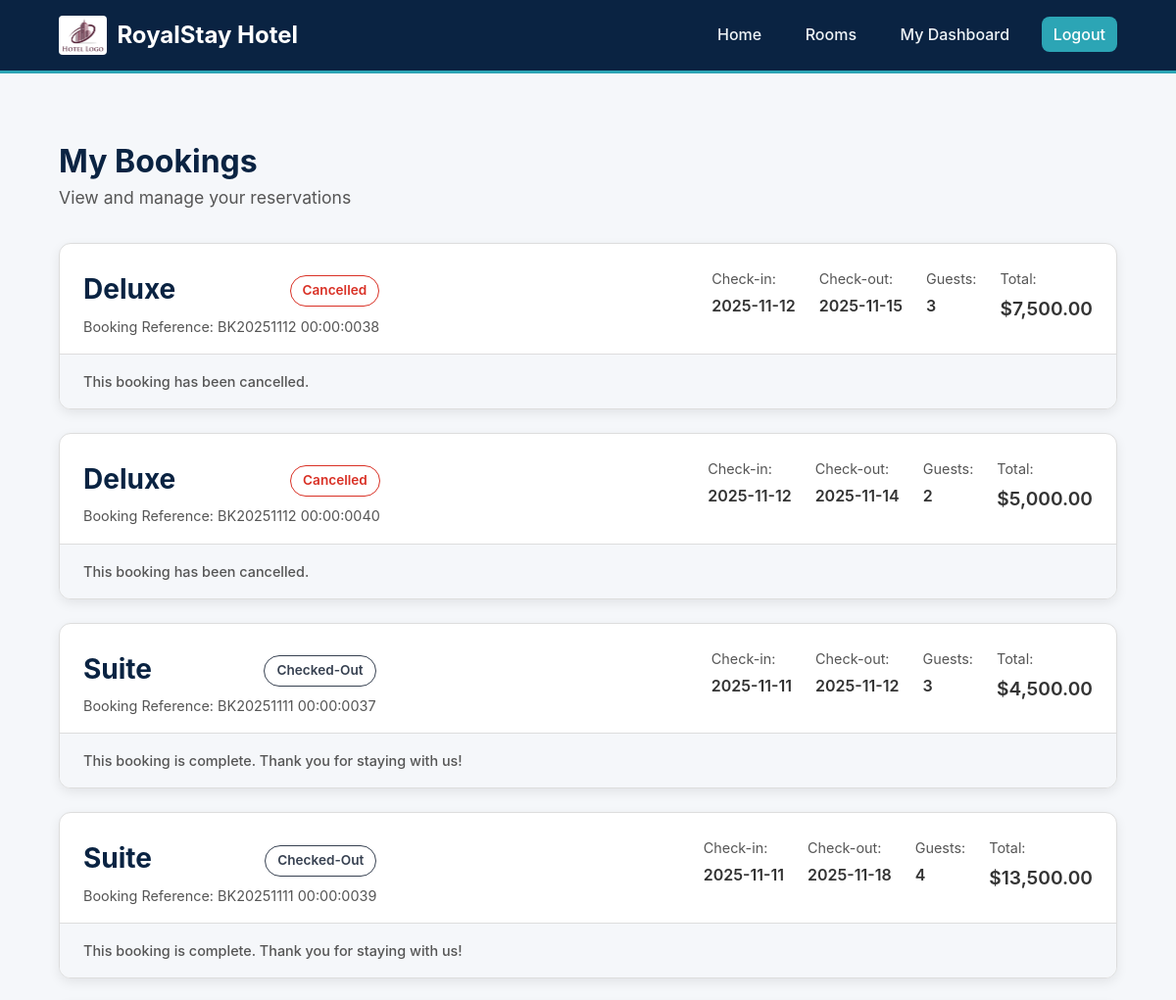
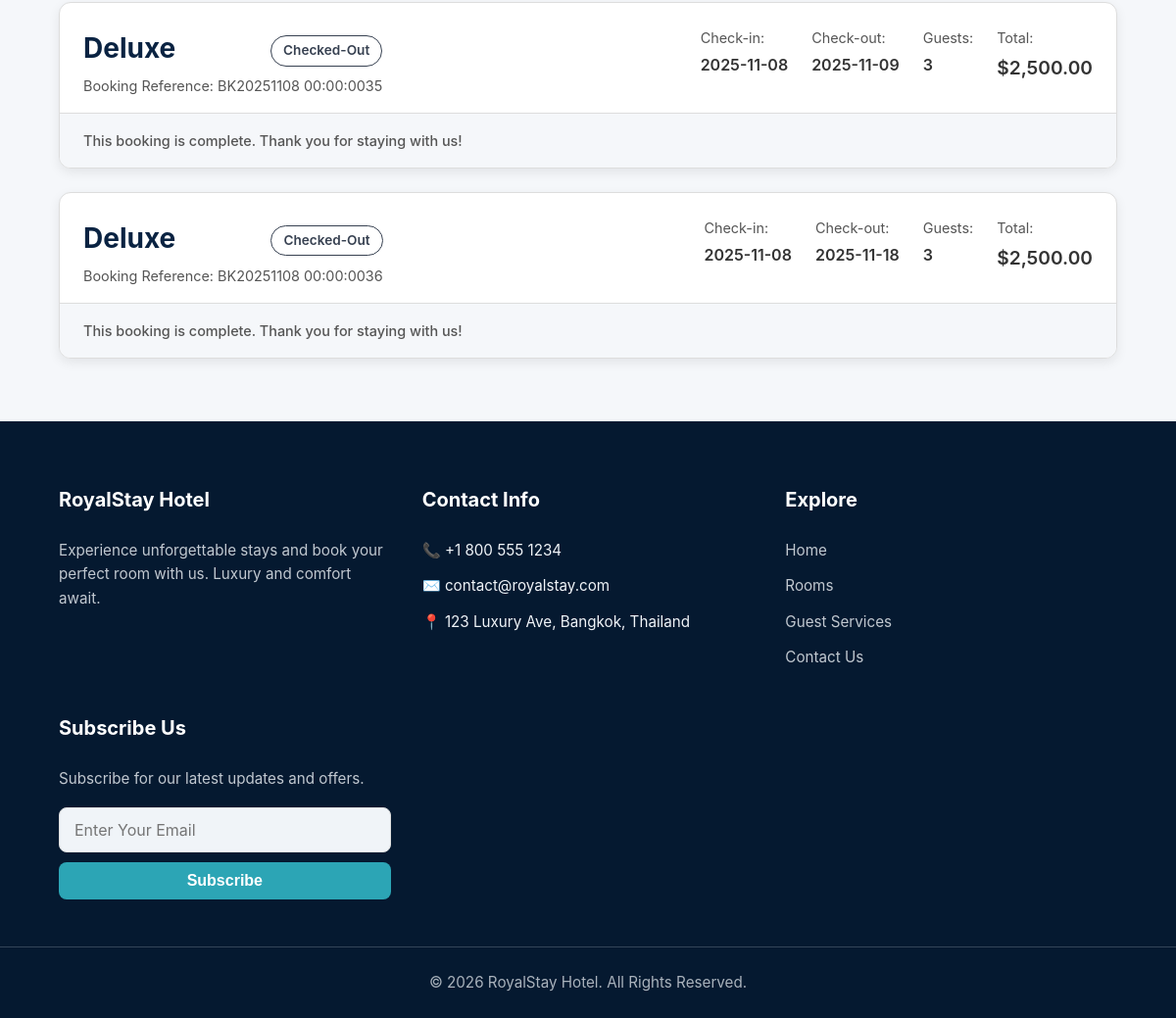
/dashboard.php (signed in), run on the app's committed database (2 pictures, top to bottom).
### tables this page shows
CREATE TABLE `reservations` (
  `res_id` int(11) NOT NULL,
  `guest_id` int(11) NOT NULL,
  `room_no` varchar(10) DEFAULT NULL,
  `checkin_date` datetime NOT NULL,
  `checkout_date` datetime NOT NULL,
  `num_adults` tinyint(4) NOT NULL,
  `num_children` tinyint(4) NOT NULL DEFAULT '0',
  `booking_date` datetime NOT NULL,
  `type_id` int(11) NOT NULL,
  `total_nights` smallint(6) NOT NULL,
  `total_cost` decimal(10,2) NOT NULL,
  `status` enum('Pending','Confirmed','Checked-In','Checked-Out','Cancelled') NOT NULL
);

CREATE TABLE `roomtypes` (
  `type_id` int(11) NOT NULL,
  `type_name` varchar(50) NOT NULL,
  `description` varchar(255) DEFAULT NULL,
  `base_price` decimal(10,2) NOT NULL,
  `capacity` tinyint(4) NOT NULL,
  `amenities` text
);

### dashboard.php (the view, shortened to what this page needs)
<?php
    require_once('connect.php');
    $guest_id = $_SESSION['guest_id'];
    $bookings = [];
    $query = "
        SELECT
            r.res_id, r.checkin_date, r.checkout_date, r.total_nights,
            r.total_cost, r.status, r.num_adults, r.num_children,
            rt.type_name
        FROM reservations r
        JOIN RoomTypes rt ON r.type_id = rt.type_id
        WHERE r.guest_id = ?
        ORDER BY r.checkin_date DESC
    ";
    $stmt = $conn->prepare($query);
    $stmt->bind_param("i", $guest_id);
    $stmt->execute();
    $result = $stmt->get_result();
    if ($result) {
        while ($row = $result->fetch_assoc()) {
            $bookings[] = $row;
        }
    } else {
        $error_message = "An error occurred while fetching your bookings.";
    }
?>
<!DOCTYPE html>
<html lang="en">
<head>
    <link rel="stylesheet" href="index.css">
</head>
<body>
    <?php include "navbar.php"; ?>
    <main class="main-content room-section">
        <div class="container">
            <h1 class="section-heading">My Bookings</h1>
            <p style="margin-top: -1.5rem; margin-bottom: 2rem; font-size: 1.1rem; color: #555;">View and manage your reservations</p>
            <div class="booking-list">
                <?php if (empty($bookings)): ?>
                    <div class="card no-results-message">
                        <h3>You have no bookings.</h3>
                        <p>Why not find your perfect room?</p>
                        <a href="index.php" class="btn-primary" style="margin-top: 1rem;">Find a Room</a>
                    </div>
                <?php else: ?>
                    <?php foreach ($bookings as $booking):
                        $booking_ref = "BK" . str_replace('-', '', $booking['checkin_date']) . $booking['res_id'];
                        $total_guests = $booking['num_adults'] + $booking['num_children'];
                    ?>
                        <div class="booking-item-card" style = "flex-direction: column;">
                            <div >
                                <div style = "display:flex; justify-content: space-between;">
                                    <div class="booking-item-header">
                                        <div>
                                            <div style = "display: flex; align-items: center; justify-content: space-between;">
                                                <div>
                                                    <h3><?php echo htmlspecialchars($booking['type_name']); ?></h3>
                                                </div>
                                                <div>
                                                    <?php if($booking['status']): ?>
                                                        <?php
                                                            $status_text = htmlspecialchars($booking['status']);
                                                            $status_class = 'status-default';
                                                            switch (strtolower($status_text)) {
                                                                case 'cancelled':
                                                                    $status_class = 'status-cancelled';
                                                                    break;
                                                                case 'checked-out':
                                                                    $status_class = 'status-checked-out';
                                                                    break;
                                                            }
                                                        ?>
                                                            <span class="status-badge <?php echo $status_class; ?>">
                                                                <?php echo $status_text; ?>
                                                            </span>
                                                    <?php endif; ?>
                                                </div>
                                            </div>
                                            <p class="booking-reference">Booking Reference: <?php echo htmlspecialchars($booking_ref); ?></p>
                                        </div>
                                    </div>
                                    <div class="booking-item-body">
                                        <ul class="booking-details-list">
                                            <li>
                                                <span>Check-in:</span>
                                                <strong><?php echo date('Y-m-d', strtotime($booking['checkin_date'])); ?></strong>
                                            </li>
                                            <li>
                                                <span>Check-out:</span>
                                                <strong><?php echo date('Y-m-d', strtotime($booking['checkout_date'])); ?></strong>
                                            </li>
                                            <li>
                                                <span>Guests:</span>
                                                <strong><?php echo $total_guests; ?></strong>
                                            </li>
                                            <li>
                                                <span>Total:</span>
                                                <strong class="booking-price">$<?php echo htmlspecialchars(number_format($booking['total_cost'], 2)); ?></strong>
                                            </li>
                                        </ul>
                                </div>
                                </div>
                            </div>
                            <div >
                                <div class="booking-item-footer">
                                    <?php
                                        $can_cancel = false;
                                    ?>
                                    <?php if ($can_cancel): ?>
                                        <a href="cancel_booking.php?res_id=<?php echo $booking['res_id']; ?>"
                                            class="btn-cancel-booking"
                                            onclick="return confirm('Are you sure you want to cancel this booking?');">
                                            Cancel Booking
                                        </a>
                                    <?php elseif ($booking['status'] === 'Cancelled'): ?>
                                        <p class="booking-footer-text">This booking has been cancelled.</p>
                                    <?php elseif ($booking['status'] === 'Checked-Out'): ?>
                                        <p class="booking-footer-text">This booking is complete. Thank you for staying with us!</p>
                                    <?php elseif ($booking['status'] === 'Checked-In'): ?>
                                        <p class="booking-footer-text">Enjoy your stay!</p>
                                    <?php else: ?>
                                        <p class="booking-footer-text">This booking cannot be cancelled (active or within 24 hours of check-in).</p>
                                    <?php endif; ?>
                                </div>
                            </div>
                        </div>
                    <?php endforeach; ?>
                <?php endif; ?>
            </div>
        </div>
    </main>
    <?php include "footer.php"; ?>
</body>
</html>

### index.css (style rules this page uses)
:root { --navy-blue: #0a2342; --dark-blue: #051930; --light-blue: #2ca5b5; --text-light: #f0f4f8; --text-dark: #333; --border-color: #ddd; --content-bg: #f5f7fa; --white: #ffffff; --error-red: #d93025; --error-red-dark: #a5231a; --success-green: #1e8e3e; }
body { margin: 0; font-family: -apple-system, BlinkMacSystemFont, "Segoe UI", Roboto, Helvetica, Arial, sans-serif; background-color: var(--white); color: var(--text-dark); line-height: 1.6; }
h1, h2, h3, h4, h5, h6 { margin-top: 0; font-weight: 700; color: var(--navy-blue); }
p { margin-top: 0; margin-bottom: 1rem; }
.container { width: 90%; max-width: 1200px; margin-left: auto; margin-right: auto; }
.room-section { padding: 4rem 0 4rem 0; background-color: var(--content-bg); }
.booking-list { display: grid; grid-template-columns: 1fr; gap: 1.5rem; }
.booking-item-card { display: flex; background: var(--white); border-radius: 12px; box-shadow: 0 4px 12px rgba(0, 0, 0, 0.08); border: 1px solid var(--border-color); overflow: hidden; border-bottom: 1px solid var(--border-color); justify-content: space-between; }
.booking-item-header { display: flex; justify-content: space-between; align-items: flex-start; padding: 1.5rem 1.5rem 1rem 1.5rem; gap: 1rem; }
.booking-item-header h3 { font-size: 1.75rem; margin-bottom: 0.25rem; }
.booking-reference { font-size: 0.9rem; color: #555; margin: 0; }
.booking-item-body { padding: 1.5rem; }
.booking-details-list { list-style: none; padding: 0; margin: 0; display: flex; flex-wrap: wrap; gap: 1.5rem; }
.booking-details-list li { display: flex; flex-direction: column; font-size: 1rem; }
.booking-details-list li span { font-size: 0.9rem; color: #555; margin-bottom: 0.25rem; }
.booking-details-list li strong { font-weight: 600; color: var(--text-dark); }
.booking-price { color: var(--navy-blue); font-size: 1.2rem; }
.booking-item-footer { padding: 1rem 1.5rem; background-color: var(--content-bg); border-top: 1px solid var(--border-color); }
.booking-footer-text { margin: 0; font-size: 0.9rem; font-weight: 500; color: #555; }
.status-badge { display: inline-block; padding: 4px 12px; font-size: 0.85rem; font-weight: 600; border-radius: 20px; border: 1px solid currentColor; }
.status-cancelled { color: var(--error-red); }
.status-checked-out { color: #374151; }

### data on the page
reservations: type.type_name "Deluxe", status "Cancelled", booking_ref "BK20251112 00:00:0038", checkin_date "2025-11-12", checkout_date "2025-11-15", total_guests "3", total_cost "7,500.00", shows "This booking has been cancelled."
reservations: type.type_name "Deluxe", status "Cancelled", booking_ref "BK20251112 00:00:0040", checkin_date "2025-11-12", checkout_date "2025-11-14", num_adults "2", total_cost "5,000.00", shows "This booking has been cancelled."
reservations: type.type_name "Suite", status "Checked-Out", booking_ref "BK20251111 00:00:0037", checkin_date "2025-11-11", checkout_date "2025-11-12", total_guests "3", total_cost "4,500.00", shows "This booking is complete. Thank you for staying with us!"
reservations: type.type_name "Suite", status "Checked-Out", booking_ref "BK20251111 00:00:0039", checkin_date "2025-11-11", checkout_date "2025-11-18", total_guests "4", total_cost "13,500.00", shows "This booking is complete. Thank you for staying with us!"
reservations: type.type_name "Deluxe", status "Checked-Out", booking_ref "BK20251108 00:00:0035", checkin_date "2025-11-08", checkout_date "2025-11-09", num_adults "3", total_cost "2,500.00", shows "This booking is complete. Thank you for staying with us!"
reservations: type.type_name "Deluxe", status "Checked-Out", booking_ref "BK20251108 00:00:0036", checkin_date "2025-11-08", checkout_date "2025-11-18", num_adults "3", total_cost "2,500.00", shows "This booking is complete. Thank you for staying with us!"
